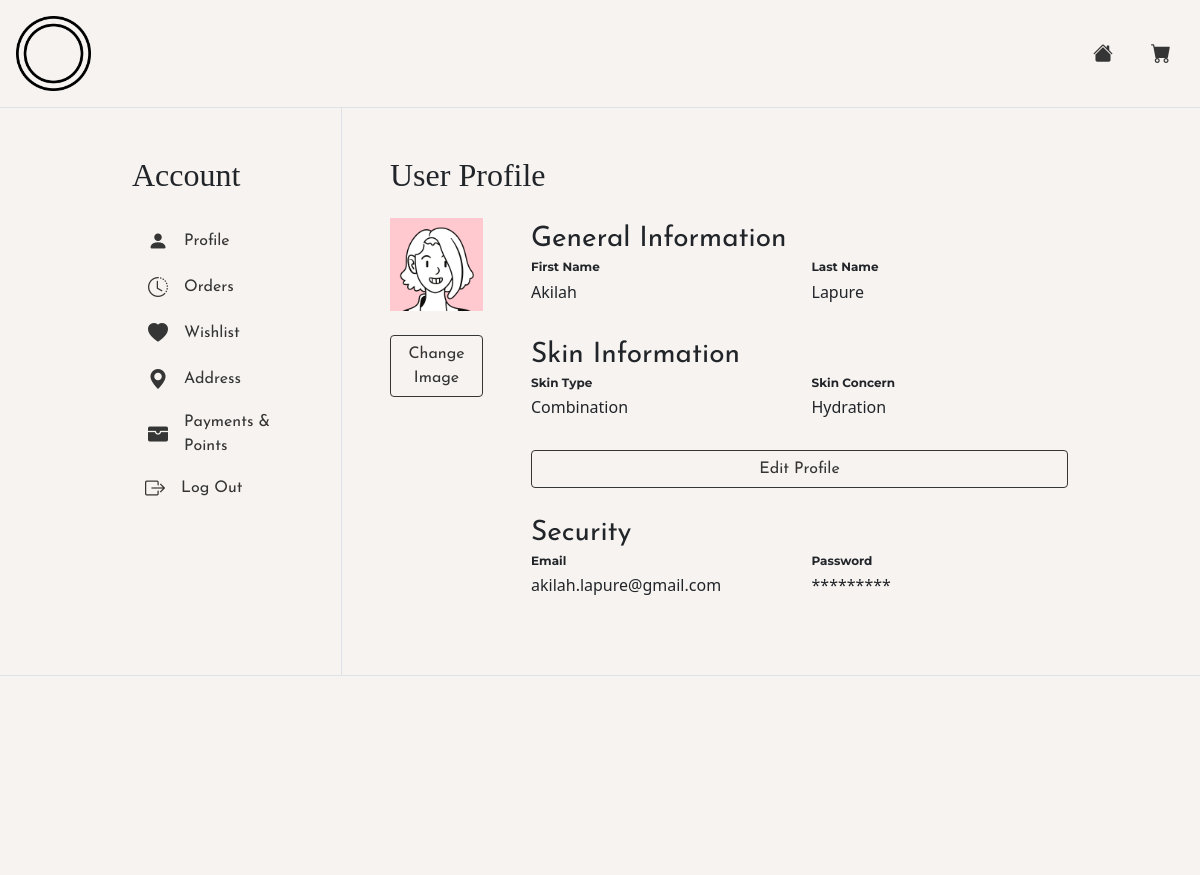
Screenshot of /sub_pages/account/account-profile.php (signed in) with the database file from the repository.
### tables this page shows
CREATE TABLE IF NOT EXISTS `users` (
  `id` int(11) NOT NULL AUTO_INCREMENT,
  `username` varchar(100) NOT NULL,
  `encrypted_pass` varchar(100) NOT NULL,
  `first_name` varchar(25) NOT NULL,
  `last_name` varchar(25) NOT NULL,
  `gender` varchar(100) NOT NULL,
  `age_range` varchar(100) NOT NULL,
  `email` varchar(50) NOT NULL,
  `skin_type` varchar(50) NOT NULL,
  `skin_concern` varchar(50) NOT NULL,
  `points` int(11) NOT NULL,
  `num_wishlist` int(11) NOT NULL,
  `registered_on` date NOT NULL,
  `profile_img` varchar(255) NOT NULL,
  PRIMARY KEY (`id`)
);

### sub_pages/account/account-profile.php (the view, shortened to what this page needs)
<?php
    require "account-nav.php";
?>
        <div id="account-page-content" class="col p-5">
            <h2>User Profile</h2>
            <div class="row mt-4">
                <div class="col-2">
                    <img class="img-fluid" src="<?php echo $user["profile_img"]?>" alt="profile picture">
                    <button class="btn btn-light btn-outline-dark mt-4 w-100"><p class="m-0 p-0">Change Image</p></button>
                </div>
                <div class="col ms-4" id = "data-field">
                    <div id="user-data">
                        <?php $user_obj -> loadUserDetails();?>
                    </div>
                    <button class='col btn btn-outline-dark w-100' id="edit-btn" onclick='toggleForm()'><p class="m-0 p-0">Edit Profile</p></button>
                    <p class="mt-4 mb-0 p-0 fs-3">Security</p>
                    <div class="row mb-4">
                        <div class="col">
                            <h5 class="fs-7 fw-bold">Email</h5>
                            <h6 class="fw-normal"><?php echo $user["email"]?></h6>
                        </div>
                        <div class="col">
                            <h5 class="fs-7 fw-bold">Password</h5>
                            <h6 class="fw-normal">*********</h6>
                        </div>
                    </div>
                </div>
            </div>
        </div>
    </div>
<?php
    require "../../includes/sub-footer.php";
?>

### includes/classes/User.php (shortened to what this page needs)
<?php
    class User {
        private $user;
        private $connect;
        public function __construct($connect, $user){
            $this->connect = $connect;
            $userDetailsQuery = mysqli_query($connect, "SELECT * FROM users WHERE id='$user'");
            $this->user = mysqli_fetch_array($userDetailsQuery);
        }
        public function loadUserDetails(){
            $userString = "";
            $username = $this->user["username"];
            $query = mysqli_query($this->connect, "SELECT * FROM users WHERE username='$username'");
            while($userData = mysqli_fetch_array($query)){
                $firstName = $userData['first_name'];
                $lastName = $userData['last_name'];
                $skinType = $userData['skin_type'];
                $skinConcern = $userData['skin_concern'];
                $userString = "<div id='user-profile-info'>
                                    <p class='m-0 p-0 fs-3'>General Information</p>
                                    <div class='row mb-4'>
                                        <div class='col'>
                                            <h5 class='fs-7 fw-bold'>First Name</h5>
                                            <h6 class='fw-normal'>$firstName</h6>
                                        </div>
                                        <div class='col'>
                                            <h5 class='fs-7 fw-bold'>Last Name</h5>
                                            <h6 class='fw-normal'>$lastName</h6>
                                        </div>
                                    </div>
                                    <p class='m-0 p-0 fs-3'>Skin Information</p>
                                    <div class='row mb-4'>
                                        <div class='col'>
                                            <h5 class='fs-7 fw-bold'>Skin Type</h5>
                                            <h6 class='fw-normal'>$skinType</h6>
                                        </div>
                                        <div class='col'>
                                            <h5 class='fs-7 fw-bold'>Skin Concern</h5>
                                            <h6 class='fw-normal'>$skinConcern</h6>
                                        </div>
                                    </div>
                                </div>";
            }
            echo $userString;
        }
    }
?>

### rows the page displays
users: profile_img (placeholder picture), first_name "Akilah", last_name "Lapure", skin_type "Combination", skin_concern "Hydration", email "akilah.lapure@gmail.com"
